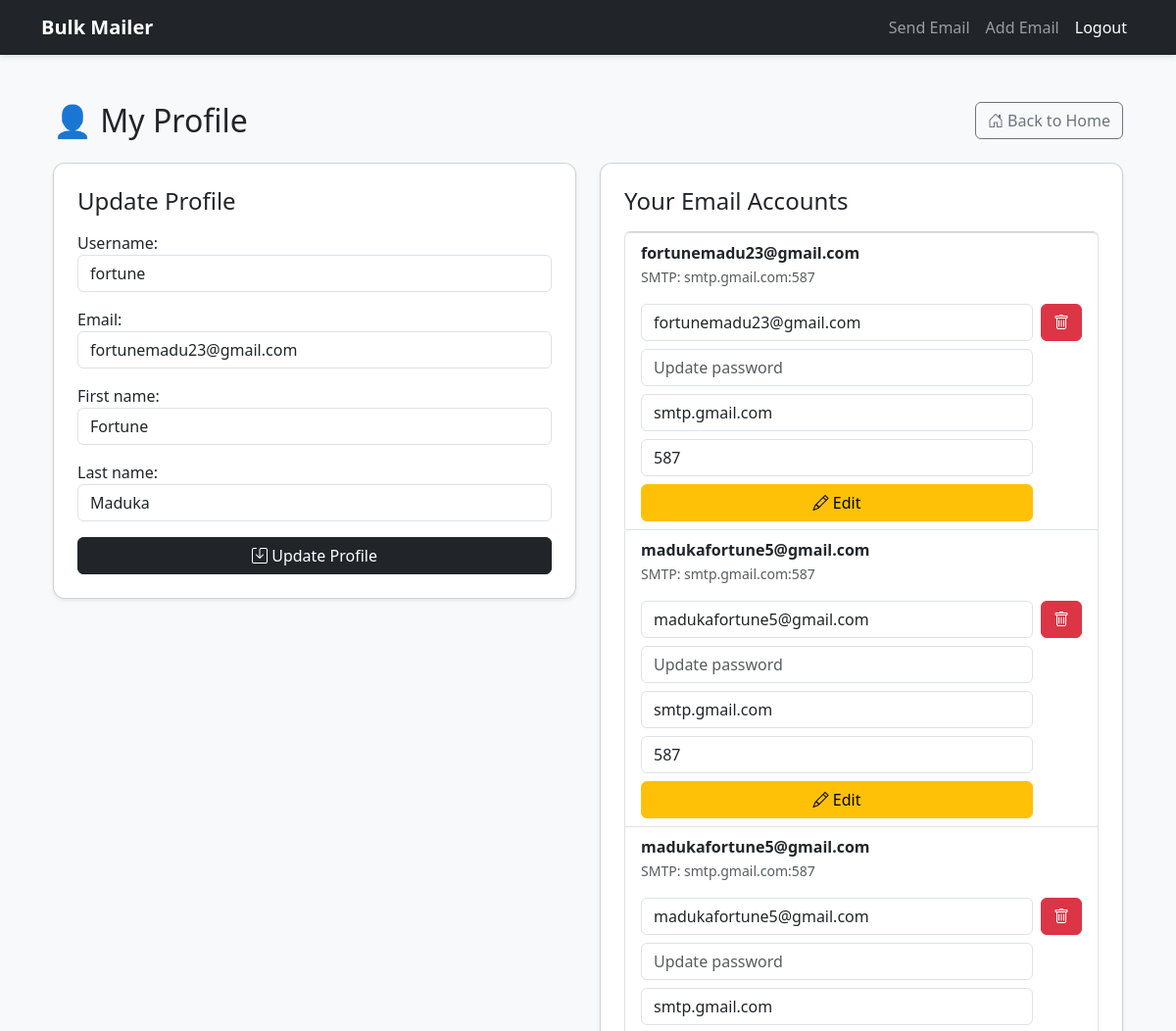
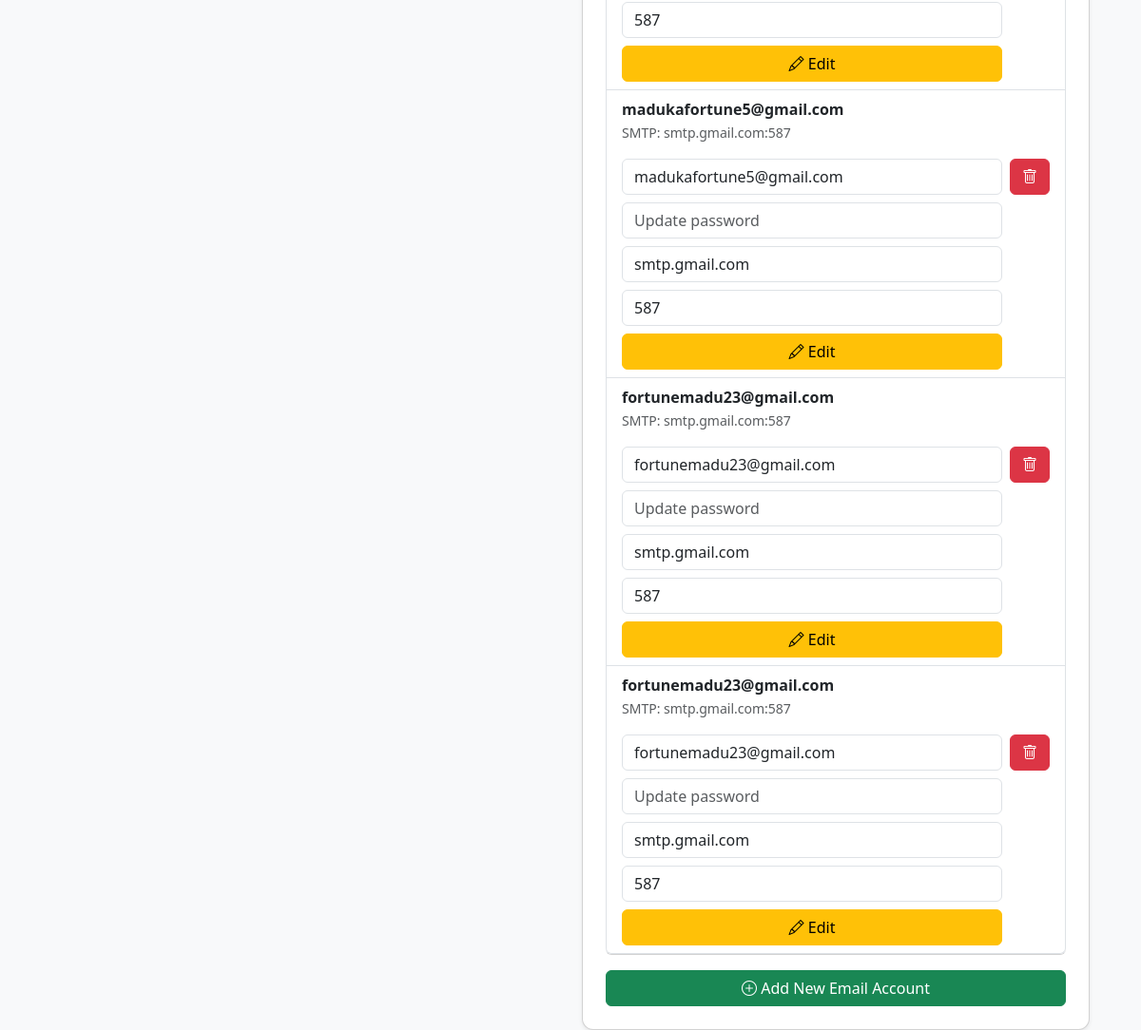
/profile/ (signed in), run on the app's committed database (2 pictures, top to bottom).
### mailer/models.py (models this page shows, shortened)
class EmailAccount(models.Model):
    user = models.ForeignKey(User, on_delete=models.CASCADE, related_name="mailer_email_accounts")
    email = models.EmailField()
    password = models.CharField(max_length=255)  # app password
    smtp_server = models.CharField(max_length=255, blank=True, null=True)
    smtp_port = models.IntegerField(blank=True, null=True)

### user_profile/views.py (the view, shortened to what this page needs)
# urls.py: path("", views.profile_view, name="profile"),
@login_required
def profile_view(request):
    user = request.user
    email_accounts = user.mailer_email_accounts.all() #related name
    user_form = UserProfileForm(instance=user)
    context = {
        'user_form': user_form,
        'email_accounts': email_accounts,
    }
    return render(request, 'user_profile/profile.html', context)

### user_profile/forms.py
class UserProfileForm(forms.ModelForm):
    email = forms.EmailField(required=True, widget=forms.EmailInput(attrs={'class': 'form-control'}))
    class Meta:
        model = User
        fields = ['username', 'email', 'first_name', 'last_name']
        widgets = {
            'email': forms.EmailInput(attrs={'class': 'form-control'}),
            'username': forms.TextInput(attrs={'class': 'form-control'}),
            'first_name': forms.TextInput(attrs={'class': 'form-control'}),
            'last_name': forms.TextInput(attrs={'class': 'form-control'}),
        }

### user_profile/templates/user_profile/profile.html (shortened to what this page needs)
{% extends "base.html" %}
{% load static %}
{% block content %}
<div class="container mt-4">
  <div class="d-flex justify-content-between align-items-center mb-4">
    <h2 class="mb-0">👤 My Profile</h2>
    <a href="{% url 'home' %}" class="btn btn-outline-secondary">
      <i class="bi bi-house-door"></i> Back to Home
    </a>
  </div>
  <div class="row g-4">
    <div class="col-md-6">
      <div class="card shadow-sm p-4">
        <h4 class="mb-3">Update Profile</h4>
        <form method="post">
          <div class="mb-3">
            {{ user_form.username.label_tag }}
            {{ user_form.username }}
          </div>
          <div class="mb-3">
            {{ user_form.email.label_tag }}
            {{ user_form.email }}
          </div>
          <div class="mb-3">
            {{ user_form.first_name.label_tag }}
            {{ user_form.first_name }}
          </div>
          <div class="mb-3">
            {{ user_form.last_name.label_tag }}
            {{ user_form.last_name }}
          </div>
          <button type="submit" name="update_user" class="btn btn-dark w-100">
            <i class="bi bi-save"></i> Update Profile
          </button>
        </form>
      </div>
    </div>
    <div class="col-md-6">
      <div class="card shadow-sm p-4">
        <h4 class="mb-3">Your Email Accounts</h4>
        {% if email_accounts %}
          <ul class="list-group mb-3">
            {% for account in email_accounts %}
              <li class="list-group-item">
                <div class="d-flex justify-content-between align-items-center">
                  <div>
                    <strong>{{ account.email }}</strong><br>
                    <small class="text-muted">SMTP: {{ account.smtp_server }}:{{ account.smtp_port }}</small>
                  </div>
                </div>
                <div class="mt-3 d-flex gap-2">
                  <form method="post" class="flex-grow-1">
                    <input type="email" name="email" value="{{ account.email }}" class="form-control mb-2" required>
                    <input type="password" name="password" placeholder="Update password" class="form-control mb-2">
                    <input type="text" name="smtp_server" value="{{ account.smtp_server }}" class="form-control mb-2">
                    <input type="number" name="smtp_port" value="{{ account.smtp_port }}" class="form-control mb-2">
                    <button type="submit" name="edit_email" class="btn btn-warning w-100">
                      <i class="bi bi-pencil"></i> Edit
                    </button>
                  </form>
                  <form method="post" class="d-flex align-items-start">
                    <button type="submit" name="delete_email" class="btn btn-danger">
                      <i class="bi bi-trash"></i>
                    </button>
                  </form>
                </div>
              </li>
            {% endfor %}
          </ul>
        {% else %}
          <div class="alert alert-light border">
            <i class="bi bi-info-circle"></i> You haven’t added any email accounts yet.
          </div>
        {% endif %}
        <a href="{% url 'add_email_account' %}" class="btn btn-success w-100">
          <i class="bi bi-plus-circle"></i> Add New Email Account
        </a>
      </div>
    </div>
  </div>
</div>
{% endblock %}

### templates/base.html (shortened to what this page needs)
{% load static %}
<!DOCTYPE html>
<html lang="en">
<head>
    <link href="https://cdn.jsdelivr.net/npm/bootstrap-icons@1.11.3/font/bootstrap-icons.css" rel="stylesheet">
    <link href="https://cdn.jsdelivr.net/npm/bootstrap@5.3.2/dist/css/bootstrap.min.css" rel="stylesheet">
</head>
<body>
    <nav class="navbar navbar-expand-lg navbar-dark bg-dark">
        <div class="container">
            <a class="navbar-brand fw-bold" href="{% url 'home' %}">Bulk Mailer</a>
            <div class="collapse navbar-collapse justify-content-end" id="navbarNav">
                <ul class="navbar-nav">
                    {% if user.is_authenticated %}
                        <li class="nav-item">
                            <a class="nav-link" href="{% url 'send_email' %}">Send Email</a>
                        </li>
                        <li class="nav-item">
                            <a class="nav-link" href="{% url 'add_email_account' %}">Add Email</a>
                        </li>
                        <li class="nav-item">
                            <form method="post" action="{% url 'logout' %}" class="d-inline">
                                <button type="submit" class="nav-link logout-btn">Logout</button>
                            </form>
                        </li>
                    {% endif %}
                </ul>
            </div>
        </div>
    </nav>
    <div class="container mt-5">
        {% block content %}{% endblock %}
    </div>
</body>
</html>

### templates/base.html (style rules this page uses)
body { background-color: #f8f9fa; }
.card { border-radius: 12px; box-shadow: 0 4px 10px rgba(0,0,0,0.1); }
.navbar { box-shadow: 0 2px 6px rgba(0,0,0,0.1); }
.logout-btn { border: none; background: none; color: #fff; text-decoration: none; padding: 0.5rem 1rem; }

### data on the page
EmailAccount: email "fortunemadu23@gmail.com", smtp_server "smtp.gmail.com", smtp_port "587"
EmailAccount: email "madukafortune5@gmail.com", smtp_server "smtp.gmail.com", smtp_port "587"
EmailAccount: email "madukafortune5@gmail.com", smtp_server "smtp.gmail.com", smtp_port "587"
EmailAccount: email "madukafortune5@gmail.com", smtp_server "smtp.gmail.com", smtp_port "587"
EmailAccount: email "fortunemadu23@gmail.com", smtp_server "smtp.gmail.com", smtp_port "587"
EmailAccount: email "fortunemadu23@gmail.com", smtp_server "smtp.gmail.com", smtp_port "587"

### other printed values
{{ user_form.username.label_tag }} "Username:"
{{ user_form.email.label_tag }} "Email:"
{{ user_form.first_name.label_tag }} "First name:"
{{ user_form.last_name.label_tag }} "Last name:"
